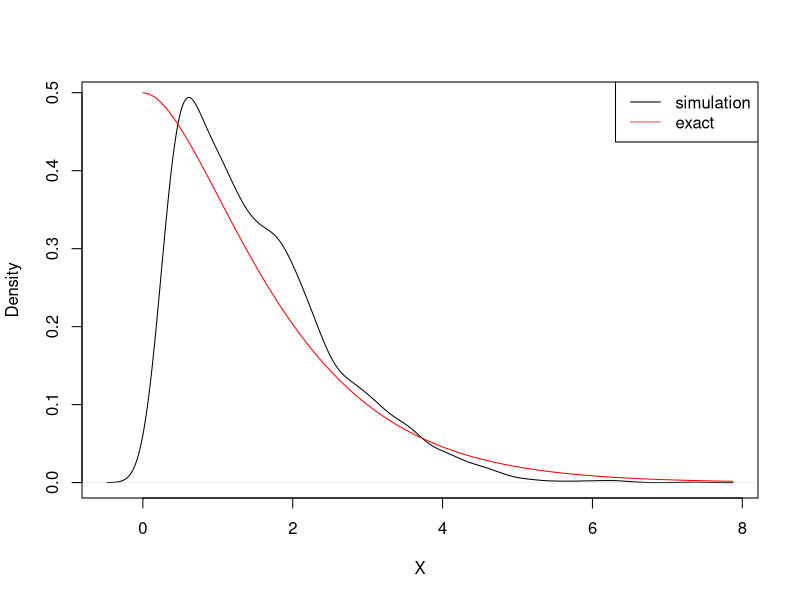
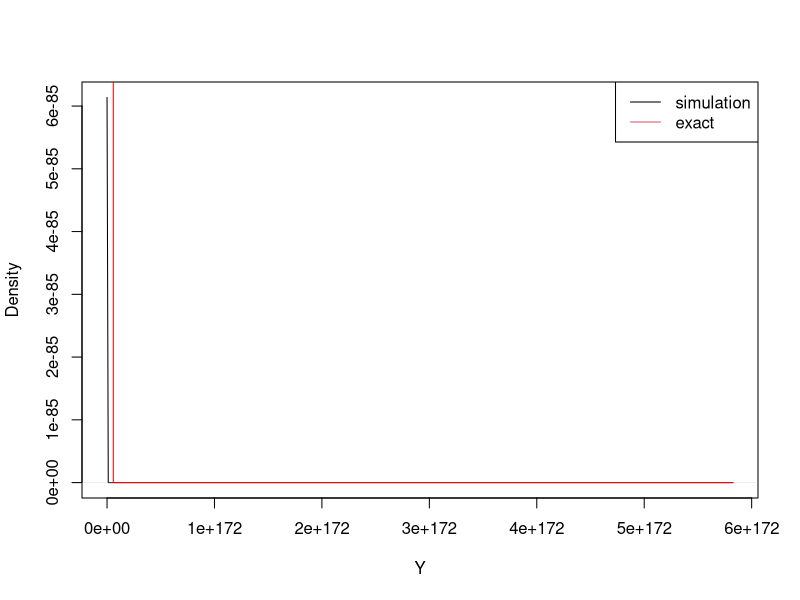
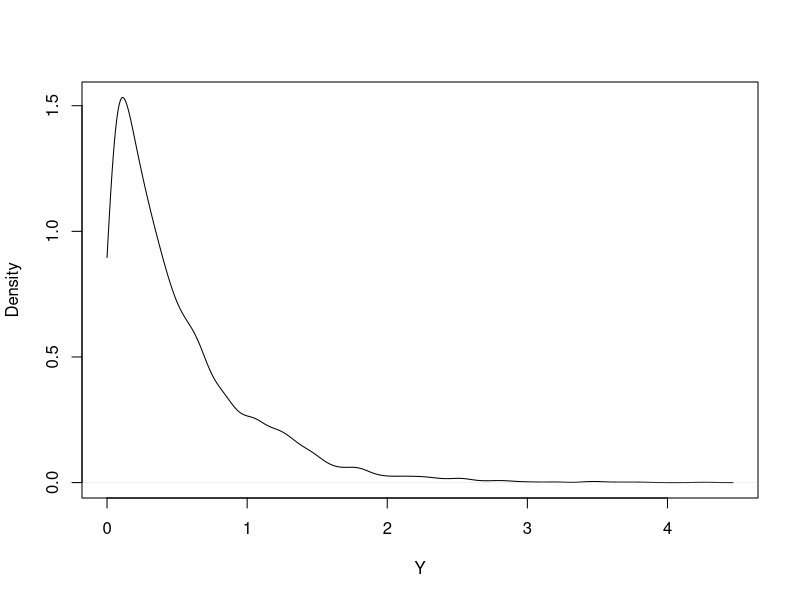
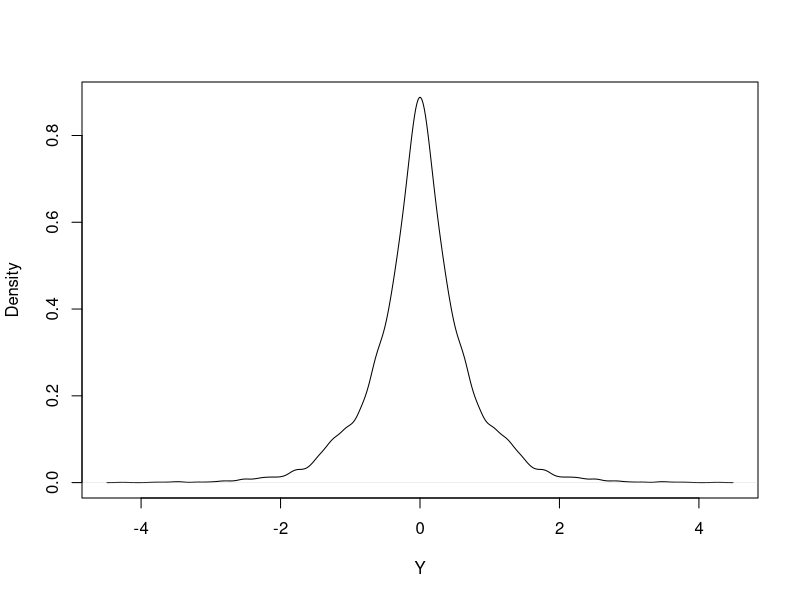
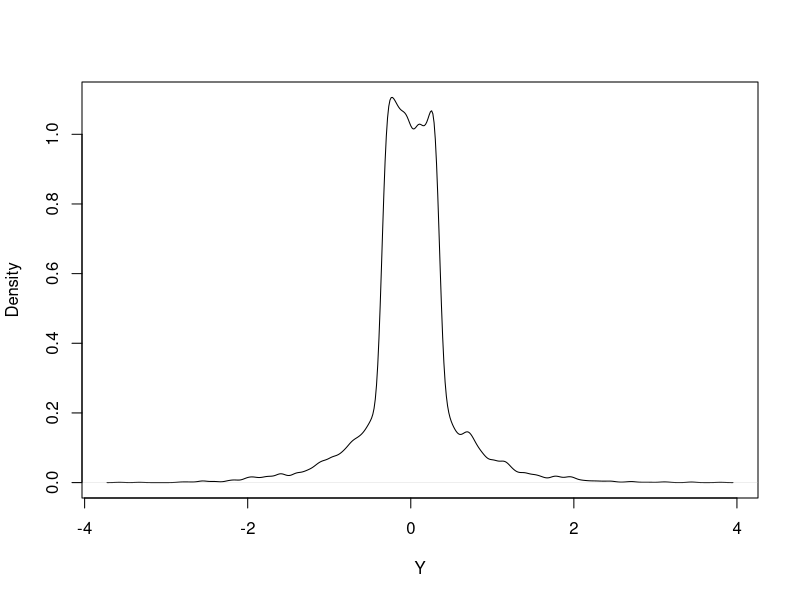

Write the R code that produced these figures, in order.
## ---- chunk 1
knitr::opts_chunk$set(echo = TRUE)
#set.seed("the last four digits of the student ID")
set.seed(1320)
my.p <- round(runif(1), 2)
my.x <- sample(1:10, 2)
my.r <- sample(1:10, 1)
my.alpha <- round(rgamma(1,1,1), 2)
my.beta <- round(rgamma(1,1,1), 2)
library(pracma)
## ---- chunk 2
f <- function(x) {0.5*(1+x)*exp(-x)}
c_f <- function(x) {(1+x)*exp(x)/8/x^2} #f/g
h <- function(x) {(exp(x)*x^2-2*exp(x))/(8*x^3)} #d f/g
n <- 5000
X <- c()
for (i in 1:n){
   k <- 1
   while (TRUE) {
     Y <- -log(prod(runif(3))) / 2  # Y∼Gamma(3,2)
     U <- runif(1)
     if ( U < c_f(Y)/1.5 ) {  
       X[i] <- Y
       break()
     }
   }
}
plot(density(X), main="", xlab="X")
curve(f, from=0, col="red", add=T)
legend("topright", c("simulation", "exact"), col=c(1,2), lty=1)
## ---- chunk 3
# Ans
# (a)

n <- 50000
u <- runif(n)
h <- function(y){
  a <- 0
  b <- 1
  g <- function(x) exp(exp(x))
  (b-a)*g( a+(b-a)*y )
}
mean(h(u))
fun <- function(x) exp(exp(x))
integral(fun,xmin=0,xmax = 1)
## ---- chunk 4
# Ans
# (b)
set.seed(1320)
n <- 50000
u <- runif(n)
h <- function(y){
  a <- -2
  b <- 2
  g <- function(x) exp(x+x^2)
  (b-a)*g( a+(b-a)*y )
}
mean(h(u))
fun <- function(x) exp(x+x^2)
integral(fun,xmin=-2,xmax = 2)
## ---- chunk 5
# Ans
# (c)
#two-dimension integral
#method1
set.seed(1320)
k <- 80000
gi <- c()
g <- function(x,y) exp((x+y)^2)
for(i in 1:k){
  u <- runif(2)
  u1 <- u[1];u2 <- u[2]
  gi[i] <- g(u1,u2)
}
mean(gi)

fun <- function(x,y) exp((x+y)^2)
integral2(fun,xmin=0,xmax = 1,ymin=0,ymax=1)
## ---- chunk 6
# Ans
# (d)
set.seed(1320)
k <- 80000
gi <- c()
g <- function(x,y) exp(-(x+y))
for(i in 1:k){
  u <- runif(2)
  u1 <- u[1];u2 <- u[2]
  gi[i] <- g(u1,u2)
}
mean(gi)
fun <- function(x,y) exp(-(x+y))
ymax <- function(x) 1 - x
integral2(fun,xmin=0,xmax = 1,ymin=0,ymax)
## ---- chunk 7
# Ans
p <- c(0.73,0.27)
n <- 1000
k <- c()
u <- runif(n)
x0 <- which(u<p[1])
k[x0] <- 7
x1 <- which((u>=p[1])&(u<sum(p[1:2])))
k[x1] <- 8
table(k)
## ---- chunk 8
# Ans 
U <- runif(5000)
alpha<-0.19
beta<-0.01
Y <- (-log(1-U)/alpha)^(1/beta)
plot(density(Y, from=0), main="", xlab="Y")
curve(dexp(x, rate=1), from=0, col="red", add=T)
legend("topright", c("simulation", "exact"), col=c(1,2), lty=1)
## ---- chunk 9
# Ans 

## ---- chunk 10
# Ans 
set.seed(1320)
my.rnb<-function(r, p) {
  U <- runif(n = r)
  # number of trials
  sum( floor( log(U)/log(1-p) ) + 1)
  # number of failures
  # sum( floor( log(U)/log(1-p) ))
}
B <- 10000
r <- 5
p <- 0.73
X <- c()
for (i in 1:B) {
  X[i]<-my.rnb(r=r, p=p)
}
mean(X) 
mean(rnbinom(B, size = r, prob=p)+r)
## ---- chunk 11
# Ans
my.rnb2<-function(r, p){
 pr <- p^r # j=r
 ef <- pr
 U <- runif(1)
 j <- r
 if (U<ef) {
   x <- j
 } else {
  while (U > ef) {
    pr <- ( (j*(1-p))/(j+1-r) )*pr
    ef <- ef+pr
    j <- j+1
  }
  x <- j
 }
 return(x)
}
set.seed(1320)
B <- 1000
r <- 5
Y <- c()
p <- 0.73
for (i in 1:B) {
  Y[i] <- my.rnb2(r=r, p=p)
}
mean(Y)
mean(rnbinom(B, size = r, prob=p)+r)
## ---- chunk 12
# Ans 
my.rnb3<-function(r, p){
 pr <- p^r # j=0
 ef <- pr
 U <- runif(1)
 j <- 0
 if (U<ef) {
   x <- j
 } else {
  while (U > ef) {
    pr <- ( ((j+1+r-1)*(1-p))/(j+1) )*pr
    ef <- ef+pr
    j <- j+1
  }
  x <- j
 }
 return(x)
}
set.seed(1320)
B <- 1000
r <- 5
Y <- c()
p <- 0.73
for (i in 1:B) {
  Y[i] <- my.rnb3(r=r, p=p)
}
mean(Y)+r
mean(rnbinom(B, size = r, prob=p)+r)
## ---- chunk 13
# Ans 
# Answer
U <- runif(5000)
Y <- -log(1-U)/2
X<- log(1-U)/2
plot(density(Y,from = 0), main="", xlab="Y")
plot(density(c(X,Y)), main="", xlab="Y")
## ---- chunk 14
# Ans
U <- runif(5000)
Y1 <- log(2*U)/2
Y2 <- -log(2-2*U)/2
plot(density(c(Y1,Y2)), main="", xlab="Y")
